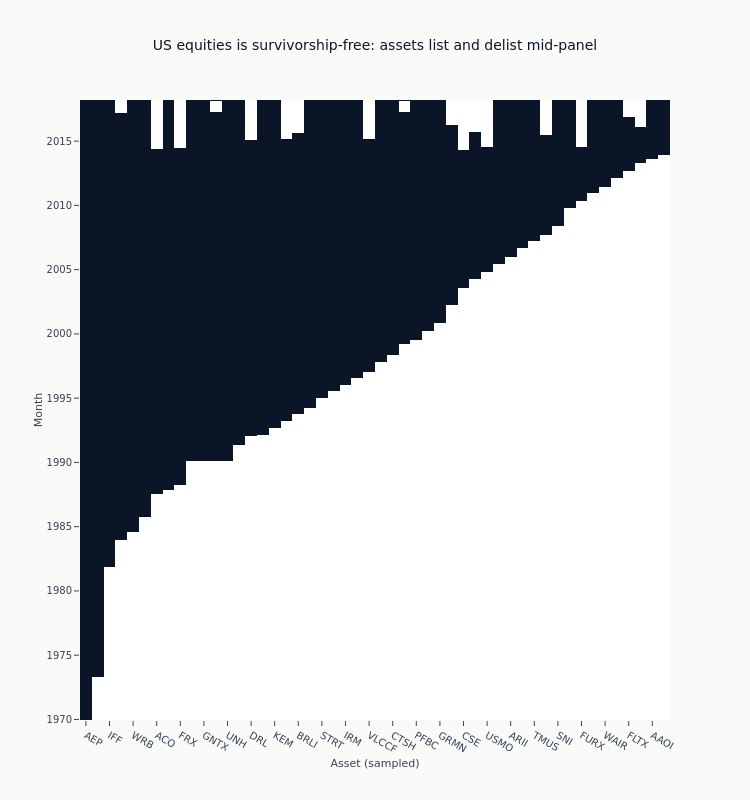

Notebook code for this chart:
### Markdown cell above
### Coverage Heatmap: US Equities

Visualize data availability across time and assets. Shaded cells mark months with
data; white marks their absence. **Assets are ordered left to right by the month
they first appear**, which is what makes the pattern legible: in alphabetical order
the same panel is a ragged skyline with no visible structure, because a ticker's
spelling says nothing about when it listed.

### Code cell
if us_equities is not None:
    fig, matrix_for_summary = coverage_heatmap(
        us_equities,
        time_col="timestamp",
        symbol_col="symbol",
        value_col="close",
        title="US equities is survivorship-free: assets list and delist mid-panel",
        max_symbols=50,
    )
    fig.update_layout(
        xaxis_title="Asset (sampled)",
        yaxis_title="Month",
    )
    fig.show()

### Figure 1 — Plotly figure (JSON) as saved in the notebook; plotly's stock layout.template omitted (floating-point values rounded to 4 significant figures; data arrays with more than 128 entries replaced by an {"elided": "..."} marker saying what was removed)
{"data": [{"colorscale": [[0, "white"], [1, "#0a1628"]], "hovertemplate": "Symbol: %{x}<br>Period: %{y}<br>Has data: %{z}<extra></extra>", "showscale": false, "type": "heatmap", "x": ["AEP", "GTY", "IFF", "MENT", "WRB", "CBU", "ACO", "MYL", "FRX", "BANF", "GNTX", "NE", "UNH", "RGS", "DRL", "STAA", "KEM", "EDIG", "BRLI", "ADC", "STRT", "UBSH", "IRM", "WG", "VLCCF", "FE", "CTSH", "CNX", "PFBC", "LPSN", "GRMN", "ARO", "CSE", "HSP", "USMO", "FTK", "ARII", "EXLS", "TMUS", "MDW", "SNI", "CLD", "FURX", "AAT", "WAIR", "VCRA", "FLTX", "ARPI", "AAOI", "ITCI"], "y": {"elided": "579 str values"}, "z": {"elided": "579x50 int values"}}], "layout": {"height": 800, "title": {"text": "US equities is survivorship-free: assets list and delist mid-panel"}, "width": 750, "xaxis": {"title": {"text": "Asset (sampled)"}}, "yaxis": {"title": {"text": "Month"}}}}
